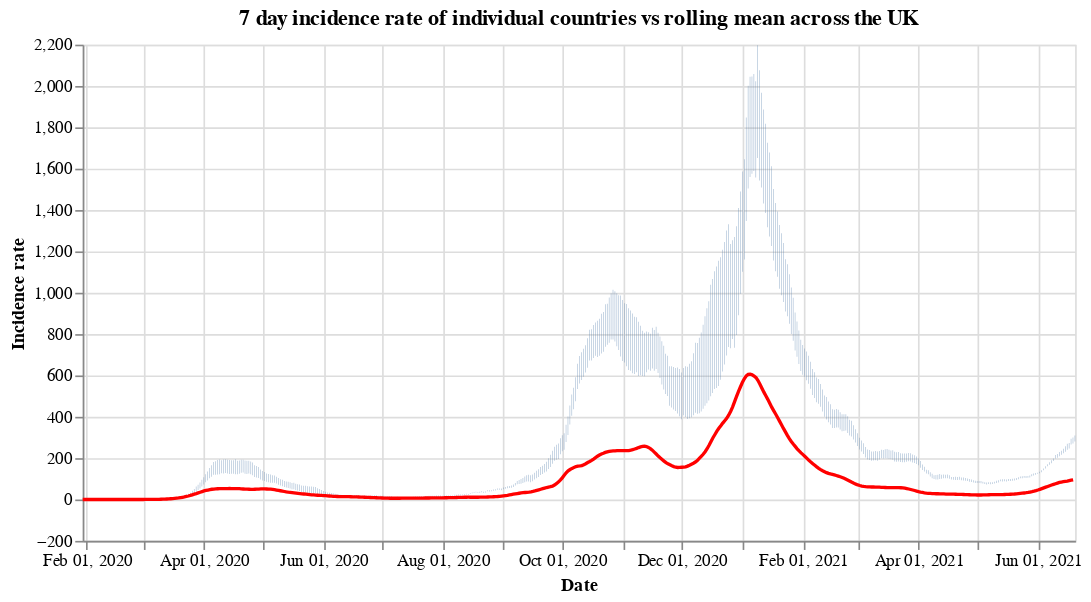

Write notebook code for a chart like this one.
### Code cell
#collapse
countries = uk_cases['areaName'].unique()
countries.sort()

selection = alt.selection_single(
    name='Select',
    fields=['areaName'],
    init={'areaName': 'Wales'},
    bind={'areaName': alt.binding_select(options=countries)}
)

# scatter plot, modify opacity based on selection
bars = alt.Chart(uk_cases).mark_bar().add_selection(
    selection
).encode(
    x=alt.X("yearmonthdate(date):T", axis=alt.Axis(title='Date')),
    y=alt.Y("weeklyCasesRate:Q", axis=alt.Axis(title='Incidence rate')),
    tooltip='weeklyCasesRate:Q',
    opacity=alt.condition(selection, alt.value(1), alt.value(0))
).properties(title=f'7 day incidence rate of individual countries vs rolling mean across the UK', width=600)

line = alt.Chart(overview_cases).mark_line(
    color='red',
    size=2,
).transform_window(
    rolling_mean='mean(weeklyCasesRate)',
    frame=[0, 7]
).encode(
    x='yearmonthdate(date):T',
    y='rolling_mean:Q'
)

alt.layer(bars, line)

### Figure 1 — Vega-Lite specification as saved in the notebook (floating-point values rounded to 4 significant figures; data arrays with more than 128 entries replaced by an {"elided": "..."} marker saying what was removed)
{"config": {"view": {"continuousWidth": 400, "continuousHeight": 300}}, "layer": [{"data": {"name": "data-1a6589e76826ea75d9ca6d847a83fc67"}, "mark": "bar", "encoding": {"opacity": {"condition": {"value": 1, "selection": "Select"}, "value": 0}, "tooltip": {"type": "quantitative", "field": "weeklyCasesRate"}, "x": {"type": "temporal", "axis": {"title": "Date"}, "field": "date", "timeUnit": "yearmonthdate"}, "y": {"type": "quantitative", "axis": {"title": "Incidence rate"}, "field": "weeklyCasesRate"}}, "selection": {"Select": {"type": "single", "fields": ["areaName"], "init": {"areaName": "Wales"}, "bind": {"areaName": {"input": "select", "options": ["England", "Northern Ireland", "Scotland", "Wales"]}}}}, "title": "7 day incidence rate of individual countries vs rolling mean across the UK", "width": 600}, {"data": {"name": "data-795d5b1a7a7ac780ef1bcbbba7c3ee97"}, "mark": {"type": "line", "color": "red", "size": 2}, "encoding": {"x": {"type": "temporal", "field": "date", "timeUnit": "yearmonthdate"}, "y": {"type": "quantitative", "field": "rolling_mean"}}, "transform": [{"window": [{"op": "mean", "field": "weeklyCasesRate", "as": "rolling_mean"}], "frame": [0, 7]}]}], "$schema": "https://vega.github.io/schema/vega-lite/v4.8.1.json", "datasets": {"data-1a6589e76826ea75d9ca6d847a83fc67": {"elided": "1936 records"}, "data-795d5b1a7a7ac780ef1bcbbba7c3ee97": {"elided": "507 records"}}}
